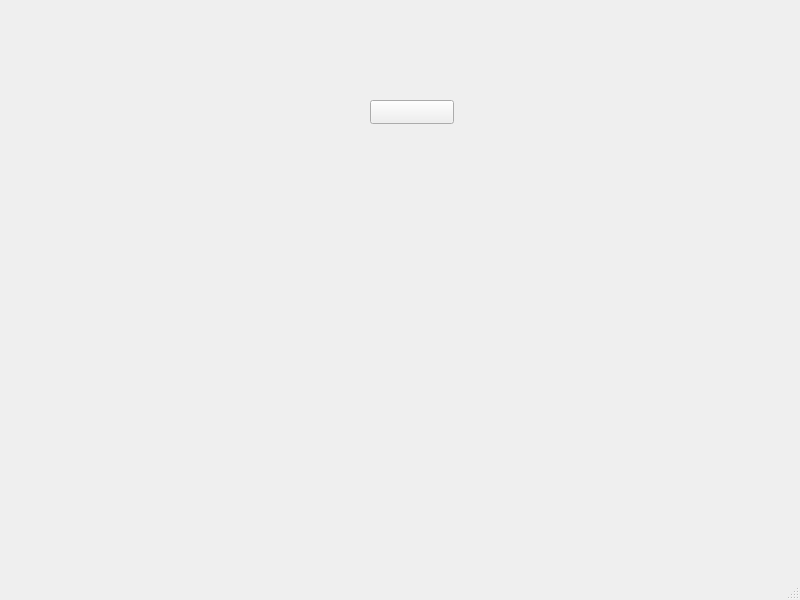
<?xml version="1.0" encoding="UTF-8"?>
<ui version="4.0">
 <class>Nsix</class>
 <widget class="QMainWindow" name="Nsix">
  <property name="geometry">
   <rect>
    <x>0</x>
    <y>0</y>
    <width>800</width>
    <height>600</height>
   </rect>
  </property>
  <property name="windowTitle">
   <string>MainWindow</string>
  </property>
  <widget class="QWidget" name="centralwidget">
   <widget class="QPushButton" name="pushButton">
    <property name="geometry">
     <rect>
      <x>370</x>
      <y>100</y>
      <width>84</width>
      <height>24</height>
     </rect>
    </property>
    <property name="text">
     <string/>
    </property>
   </widget>
  </widget>
  <widget class="QMenuBar" name="menubar">
   <property name="geometry">
    <rect>
     <x>0</x>
     <y>0</y>
     <width>800</width>
     <height>25</height>
    </rect>
   </property>
  </widget>
  <widget class="QStatusBar" name="statusbar"/>
 </widget>
 <resources/>
 <connections/>
</ui>
